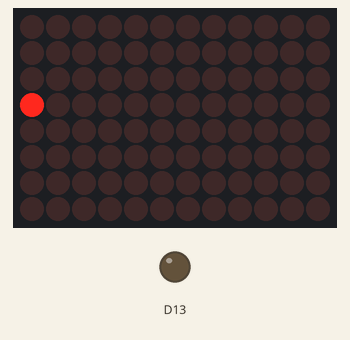
Simulated run of this sketch. Board: Arduino Uno R4 WiFi. Parts: 12×8 LED matrix, output pins drawn as LEDs (lit = HIGH).

Above: at 0.22 s.
At 0.82 s:
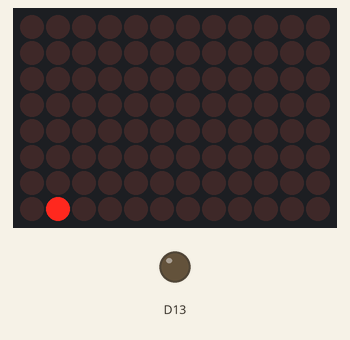
At 1.42 s:
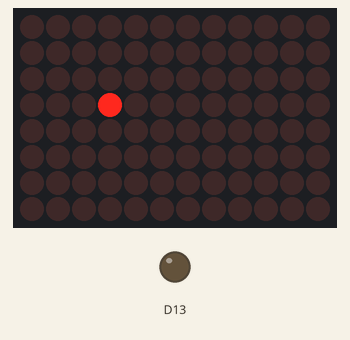
At 2.77 s:
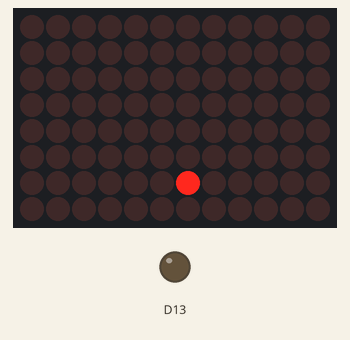
At 3.97 s:
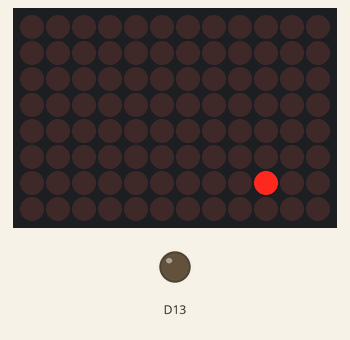
At 5.33 s:
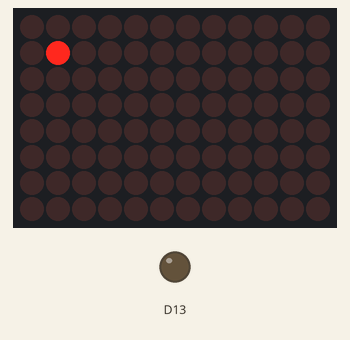

Measured:
- by itself, everything shown: repeats every 4.8 s, in 32 steps

The sketch:

blink_test.ino
```cpp
#include "Arduino_LED_Matrix.h"


ArduinoLEDMatrix matrix;
int y = 0;
int x = 0;

void setup() {
  // put your setup code here, to run once:
  pinMode(13, OUTPUT);
  matrix.begin();
}

void loop() {
  delay(50);
  // put your main code here, to run repeatedly:
  byte frame[8][12] = {
    {0,0,0,0,0,0,0,0,0,0,0,0},
    {0,0,0,0,0,0,0,0,0,0,0,0},
    {0,0,0,0,0,0,0,0,0,0,0,0},
    {0,0,0,0,0,0,0,0,0,0,0,0},
    {0,0,0,0,0,0,0,0,0,0,0,0},
    {0,0,0,0,0,0,0,0,0,0,0,0},
    {0,0,0,0,0,0,0,0,0,0,0,0},
    {0,0,0,0,0,0,0,0,0,0,0,0}
  };


  frame[x][y] = 0;

  x += 1;

  if (x > 7) {
    x = 0;
    y += 1;
  }

  if (y > 11) {
    y = 0;
  }

  frame[x][y] = 1;

  matrix.renderBitmap(frame, 8, 12);
}
```
